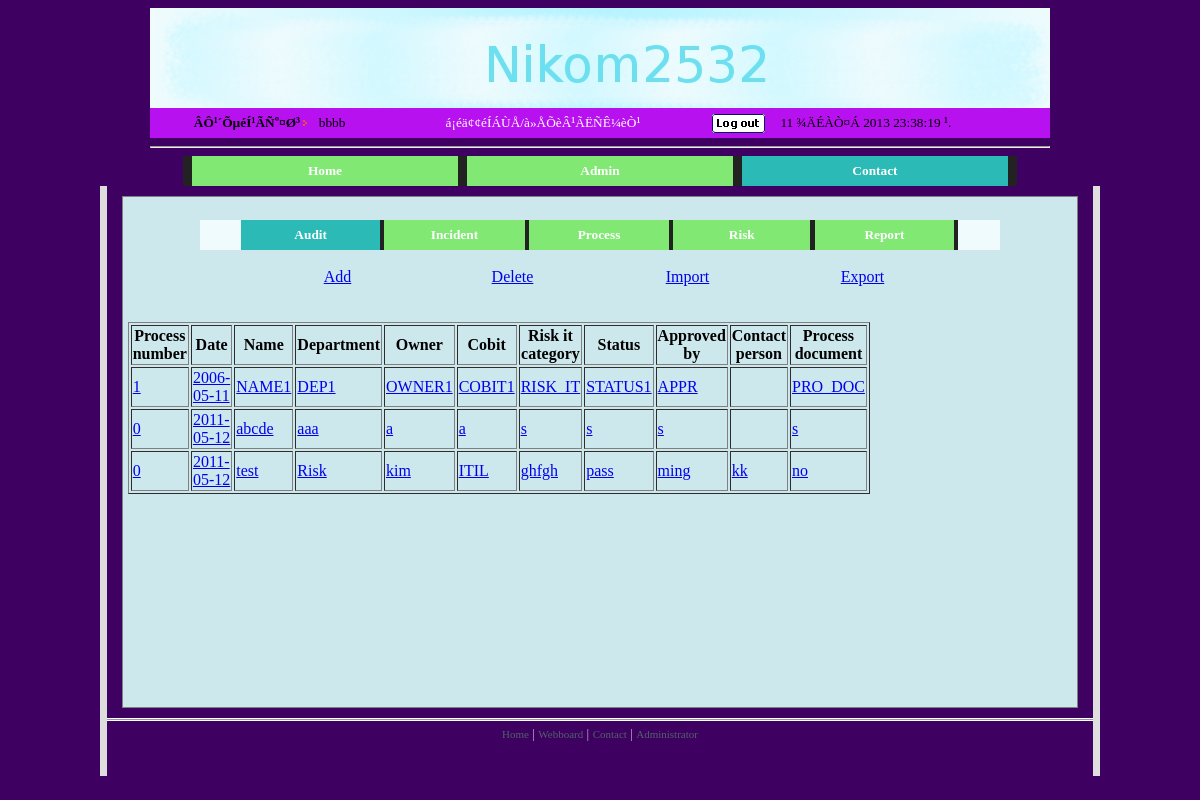
The app's page /Sites/path/process/index.php (signed in) with its own data.
### tables this page shows
CREATE TABLE `itpr_process` (
  `pkey` int(11) NOT NULL auto_increment,
  `PROCESS_NUMBER` int(11) NOT NULL,
  `DATE` date NOT NULL,
  `NAME` varchar(255) NOT NULL,
  `DEPARTMENT` varchar(255) NOT NULL,
  `OWNER` varchar(255) NOT NULL,
  `COBIT` varchar(255) NOT NULL,
  `RISK_IT_CATEGORY` varchar(255) NOT NULL,
  `STATUS` char(15) NOT NULL,
  `APPROVED_BY` varchar(255) NOT NULL,
  `CONTACT_PERSON` varchar(255) NOT NULL,
  `PROCESS_DOCUMENT` varchar(255) NOT NULL,
  PRIMARY KEY  (`pkey`)
);

### Sites/path/process/index.php (the view, shortened to what this page needs)
<?
$rootpath ="../../";
$focus2=0;
include($rootpath."include/index_head.php");
?>
<font size="3" color="#000000">
<br>
<table width='800' border='0' align='center' cellpadding='0' cellspacing='0' bgcolor='222222'>
<tr height="30">
<td width="50" bgcolor="#effbfd"></td>
<?
$arr_text=array("Audit","Incident","Process","Risk","Report");
$arr_link=array($rootpath."./path/audit/index.php",$rootpath."path/incident/index.php",$rootpath."path/process/index.php",$rootpath."path/risk/index.php",$rootpath."path/report/index.php");
		$i=0;
		while($arr_text[$i]) {
			if(($focus2==$i)&&($focus2!="")) {
			echo "
			<td bgcolor='2bbab5' align='center' class='wlink' width='160'><a href='$arr_link[$i]'><b>$arr_text[$i]</b></a></td>";
			} else {
			echo "
			<td bgcolor='81e874' align='center' class='wlink' width='160'><a href='$arr_link[$i]'><b>$arr_text[$i]</b></a></td>";
			}
			echo "<td width='5'></td>";
		$i++;
		}$rootpath."./path/audit/index.php"
?>
<td width="50" bgcolor="#effbfd"></td>
</tr>
</table>
<br>
	<table width='700' border='0' align='center' cellpadding='0' cellspacing='0'>
		<tr>
			<td width='25%'>
				<center><a href='./add.php'>Add</a></center>
			</td>
			<td width='25%'>
				<center><a href='./form_delete_process.php'>Delete</a></center>
			</td>
			<td width='25%'>
				<center><a href='./form_import_process.php'>Import</a></center>
			</td>
			<td width='25%'>
				<center><a href='./export_excel_process.php'>Export</a></center>
			</td>
		</tr>
		<tr><td><br><br></td></tr>
	</table>
<?
$table_name = "itpr_process";
$showQuery = "SELECT * FROM ";
$showQuery .= $table_name;
$objQuery = mysql_query($showQuery);
?>
<table width="10" border="1">
<tr>
<th><div align="center">Process number</div></th>
<th><div align="center">Date</div></th>
<th><div align="center">Name</div></th>
<th><div align="center">Department</div></th>
<th><div align="center">Owner</div></th>
<th><div align="center">Cobit</div></th>
<th><div align="center">Risk it category</div></th>
<th><div align="center">Status</div></th>
<th><div align="center">Approved by</div></th>
<th><div align="center">Contact person</div></th>
<th><div align="center">Process document</div></th>
</tr>
<?
while($objResult = mysql_fetch_array($objQuery))
{
?>
<tr>
<td><a href='edit.php?pkey= <?php echo $objResult["pkey"]; ?>'><?=$objResult["PROCESS_NUMBER"];?></a></td>
<td><a href='edit.php?pkey= <?php echo $objResult["pkey"]; ?>'><?=$objResult["DATE"];?></a></td>
<td><a href='edit.php?pkey= <?php echo $objResult["pkey"]; ?>'><?=$objResult["NAME"];?></a></td>
<td><a href='edit.php?pkey= <?php echo $objResult["pkey"]; ?>'><?=$objResult["DEPARTMENT"];?></a></td>
<td><a href='edit.php?pkey= <?php echo $objResult["pkey"]; ?>'><?=$objResult["OWNER"];?></a></td>
<td><a href='edit.php?pkey= <?php echo $objResult["pkey"]; ?>'><?=$objResult["COBIT"];?></a></td>
<td><a href='edit.php?pkey= <?php echo $objResult["pkey"]; ?>'><?=$objResult["RISK_IT_CATEGORY"];?></a></td>
<td><a href='edit.php?pkey= <?php echo $objResult["pkey"]; ?>'><?=$objResult["STATUS"];?></a></td>
<td><a href='edit.php?pkey= <?php echo $objResult["pkey"]; ?>'><?=$objResult["APPROVED_BY"];?></a></td>
<td><a href='edit.php?pkey= <?php echo $objResult["pkey"]; ?>'><?=$objResult["CONTACT_PERSON"];?></a></td>
<td><a href='edit.php?pkey= <?php echo $objResult["pkey"]; ?>'><?=$objResult["PROCESS_DOCUMENT"];?></a></td>
</tr>
<? } ?>
</table>
<br><center>
<table style="text-align: left; width: 200;">
  <tr>
    <td>
    </td>
  </tr>
</table>
</center>
</font>
<?
include($rootpath."include/index_bottom.php");
?>

### Sites/css/style.css (style rules this page uses)
.wlink A:link { font-family: Tahoma; font-size: 10pt; ;COLOR: #FFFFFF;TEXT-DECORATION: none }

### records on screen
itpr_process: PROCESS_NUMBER "1", DATE "2006-05-11", NAME "NAME1", DEPARTMENT "DEP1", OWNER "OWNER1", COBIT "COBIT1", RISK_IT_CATEGORY "RISK_IT", STATUS "STATUS1", APPROVED_BY "APPR", PROCESS_DOCUMENT "PRO_DOC"
itpr_process: PROCESS_NUMBER "0", DATE "2011-05-12", NAME "abcde", DEPARTMENT "aaa", OWNER "a", COBIT "a", RISK_IT_CATEGORY "s", STATUS "s", APPROVED_BY "s", PROCESS_DOCUMENT "s"
itpr_process: PROCESS_NUMBER "0", DATE "2011-05-12", NAME "test", DEPARTMENT "Risk", OWNER "kim", COBIT "ITIL", RISK_IT_CATEGORY "ghfgh", STATUS "pass", APPROVED_BY "ming", CONTACT_PERSON "kk", PROCESS_DOCUMENT "no"

### other values on screen
$_SESSION[su] "bbbb"
$arr_text[$i] "Home"
$arr_text[$i] "Admin"
$arr_text[$i] "Contact"
$arr_text[$i] "Audit"
$arr_text[$i] "Incident"
$arr_text[$i] "Process"
$arr_text[$i] "Risk"
$arr_text[$i] "Report"
